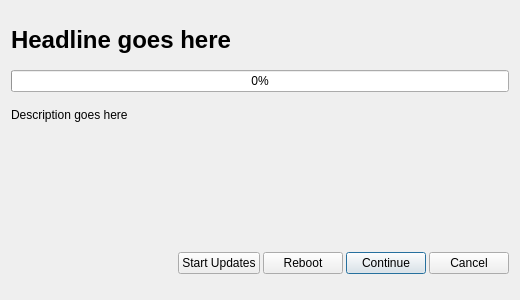
<?xml version="1.0" encoding="UTF-8"?>
<ui version="4.0">
 <class>UpdaterDialog</class>
 <widget class="QDialog" name="UpdaterDialog">
  <property name="geometry">
   <rect>
    <x>0</x>
    <y>0</y>
    <width>520</width>
    <height>300</height>
   </rect>
  </property>
  <property name="sizePolicy">
   <sizepolicy hsizetype="Preferred" vsizetype="Preferred">
    <horstretch>0</horstretch>
    <verstretch>0</verstretch>
   </sizepolicy>
  </property>
  <property name="maximumSize">
   <size>
    <width>600</width>
    <height>420</height>
   </size>
  </property>
  <property name="windowTitle">
   <string>SecureDrop Workstation preflight updater</string>
  </property>
  <layout class="QGridLayout" name="gridLayout_2">
   <item row="0" column="0">
    <layout class="QGridLayout" name="gridLayout">
     <property name="topMargin">
      <number>15</number>
     </property>
     <property name="bottomMargin">
      <number>15</number>
     </property>
     <property name="horizontalSpacing">
      <number>3</number>
     </property>
     <item row="1" column="1" colspan="5">
      <spacer name="verticalSpacer">
       <property name="orientation">
        <enum>Qt::Vertical</enum>
       </property>
       <property name="sizeType">
        <enum>QSizePolicy::Fixed</enum>
       </property>
       <property name="sizeHint" stdset="0">
        <size>
         <width>20</width>
         <height>10</height>
        </size>
       </property>
      </spacer>
     </item>
     <item row="7" column="4">
      <widget class="QPushButton" name="clientOpenButton">
       <property name="styleSheet">
        <string notr="true"/>
       </property>
       <property name="text">
        <string>Continue</string>
       </property>
       <property name="autoDefault">
        <bool>true</bool>
       </property>
      </widget>
     </item>
     <item row="4" column="1" colspan="5">
      <widget class="QLabel" name="proposedActionDescription">
       <property name="sizePolicy">
        <sizepolicy hsizetype="Minimum" vsizetype="Minimum">
         <horstretch>0</horstretch>
         <verstretch>0</verstretch>
        </sizepolicy>
       </property>
       <property name="text">
        <string>Description goes here</string>
       </property>
       <property name="alignment">
        <set>Qt::AlignLeading|Qt::AlignLeft|Qt::AlignTop</set>
       </property>
       <property name="wordWrap">
        <bool>true</bool>
       </property>
      </widget>
     </item>
     <item row="7" column="1">
      <spacer name="horizontalSpacer">
       <property name="orientation">
        <enum>Qt::Horizontal</enum>
       </property>
       <property name="sizeHint" stdset="0">
        <size>
         <width>40</width>
         <height>20</height>
        </size>
       </property>
      </spacer>
     </item>
     <item row="7" column="3">
      <widget class="QPushButton" name="rebootButton">
       <property name="styleSheet">
        <string notr="true"/>
       </property>
       <property name="text">
        <string>Reboot</string>
       </property>
       <property name="autoDefault">
        <bool>true</bool>
       </property>
      </widget>
     </item>
     <item row="7" column="2">
      <widget class="QPushButton" name="applyUpdatesButton">
       <property name="styleSheet">
        <string notr="true"/>
       </property>
       <property name="text">
        <string>Start Updates</string>
       </property>
       <property name="autoDefault">
        <bool>true</bool>
       </property>
       <property name="default">
        <bool>false</bool>
       </property>
      </widget>
     </item>
     <item row="7" column="5">
      <widget class="QPushButton" name="cancelButton">
       <property name="styleSheet">
        <string notr="true"/>
       </property>
       <property name="text">
        <string>Cancel</string>
       </property>
       <property name="autoDefault">
        <bool>true</bool>
       </property>
      </widget>
     </item>
     <item row="2" column="1" colspan="5">
      <widget class="QProgressBar" name="progressBar">
       <property name="value">
        <number>0</number>
       </property>
      </widget>
     </item>
     <item row="0" column="1" colspan="5">
      <widget class="QLabel" name="headline">
       <property name="sizePolicy">
        <sizepolicy hsizetype="Preferred" vsizetype="Fixed">
         <horstretch>0</horstretch>
         <verstretch>0</verstretch>
        </sizepolicy>
       </property>
       <property name="font">
        <font>
         <pointsize>18</pointsize>
         <weight>75</weight>
         <italic>false</italic>
         <bold>true</bold>
        </font>
       </property>
       <property name="text">
        <string>Headline goes here</string>
       </property>
      </widget>
     </item>
     <item row="3" column="1" colspan="5">
      <spacer name="verticalSpacer_2">
       <property name="orientation">
        <enum>Qt::Vertical</enum>
       </property>
       <property name="sizeType">
        <enum>QSizePolicy::Fixed</enum>
       </property>
       <property name="sizeHint" stdset="0">
        <size>
         <width>20</width>
         <height>10</height>
        </size>
       </property>
      </spacer>
     </item>
    </layout>
   </item>
  </layout>
 </widget>
 <resources/>
 <connections/>
</ui>
